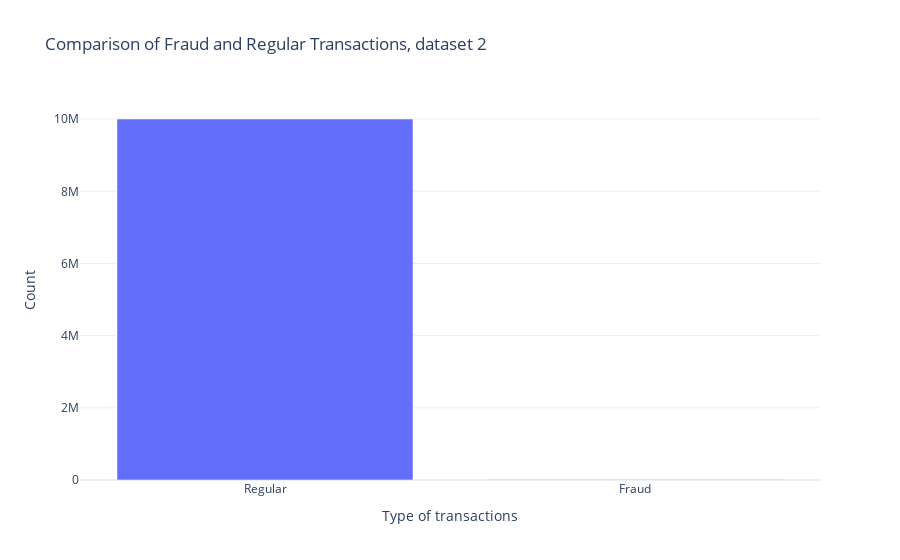

This figure's notebook cell:
### Code cell
#Datasets for visualization
fraud_transactions2 = transactions1.loc[transactions1['Is_Fraud?'] == 'Yes']
nonfraud_transactions2 = transactions1.loc[transactions1['Is_Fraud?'] == 'No']
data2counts = transactions1['Is_Fraud?'].value_counts()

fig = px.bar(x=data2counts.index, y=data2counts.values,
             labels={'x': 'Type of transactions', 'y': 'Count'},
             title='Comparison of Fraud and Regular Transactions, dataset 2',
             template='plotly_white')

fig.update_xaxes(type='category', tickvals=[0, 1], ticktext=['Regular', 'Fraud'])

fig.show()
percentage = transactions1['Is_Fraud?'].value_counts(normalize=True).round(4) * 100
print("Regular payments:",nonfraud_transactions2['Is_Fraud?'].count(),percentage[0],'%')
print("Fraudulent payments:",fraud_transactions2['Is_Fraud?'].count(),percentage[1],'%')
percentage = transactions1['Is_Fraud?'].value_counts(normalize=True).round(4) * 100

### Figure 1 — Plotly figure (JSON) as saved in the notebook; plotly's stock layout.template omitted (floating-point values rounded to 4 significant figures)
{"data": [{"alignmentgroup": "True", "hovertemplate": "Type of transactions=%{x}<br>Count=%{y}<extra></extra>", "legendgroup": "", "marker": {"color": "#636efa", "pattern": {"shape": ""}}, "name": "", "offsetgroup": "", "orientation": "v", "showlegend": false, "textposition": "auto", "type": "bar", "x": ["No", "Yes"], "xaxis": "x", "y": [10003769, 12013], "yaxis": "y"}], "layout": {"autosize": true, "barmode": "relative", "legend": {"tracegroupgap": 0}, "title": {"text": "Comparison of Fraud and Regular Transactions, dataset 2"}, "xaxis": {"anchor": "y", "autorange": true, "domain": [0, 1], "range": [-0.5, 1.5], "ticktext": ["Regular", "Fraud"], "tickvals": [0, 1], "title": {"text": "Type of transactions"}, "type": "category"}, "yaxis": {"anchor": "x", "autorange": true, "domain": [0, 1], "range": [0, 10530000.0], "title": {"text": "Count"}, "type": "linear"}}}
